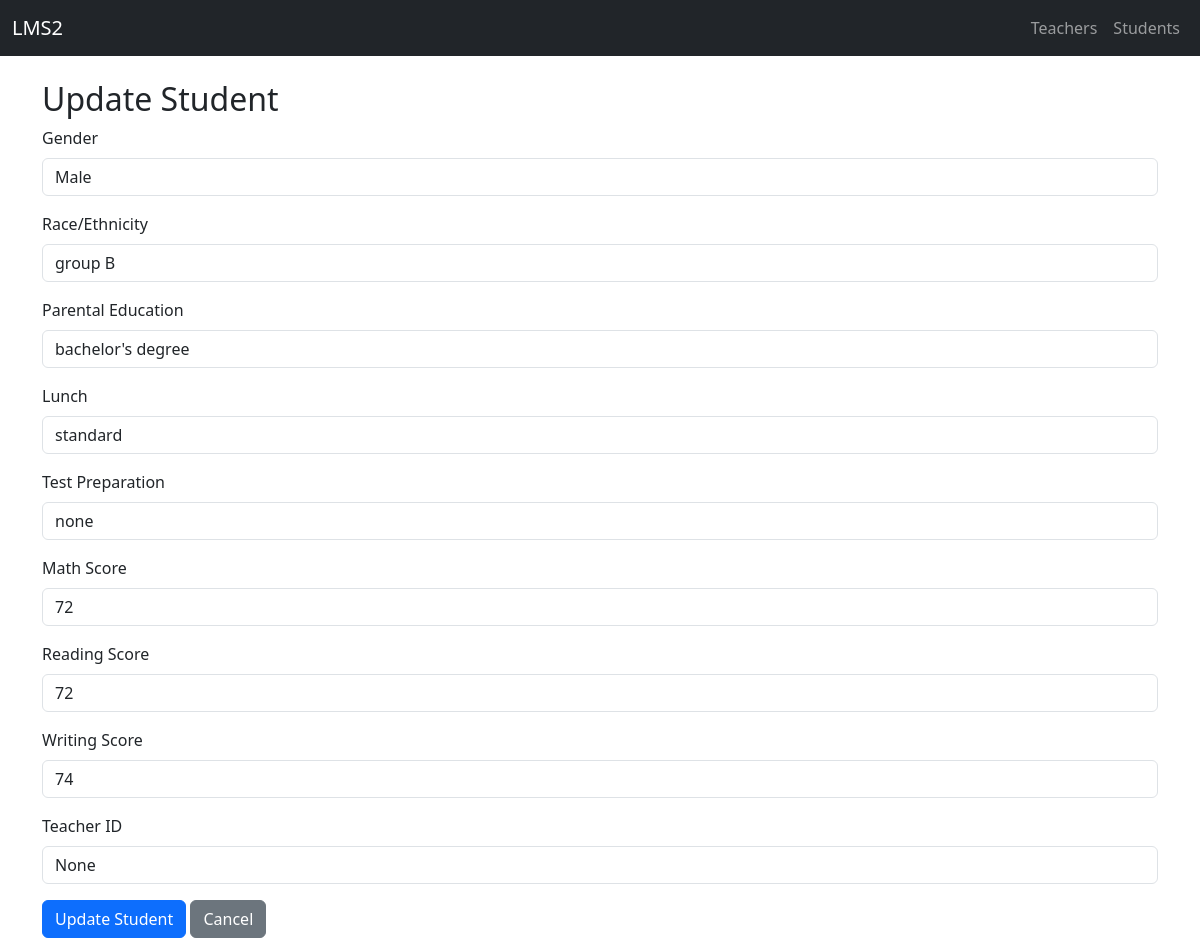
The app's page /update_student/1 with its own data.
### tables this page shows
CREATE TABLE student_records(
    id INTEGER PRIMARY KEY AUTOINCREMENT,
    gender TEXT,
    race_ethnicity TEXT,
    parental_level_of_education TEXT,
    lunch TEXT,
    test_preparation_course TEXT,
    math_score INTEGER,
    reading_score INTEGER,
    writing_score INTEGER,
    teacher_id TEXT   -- foreign key ke liye column
);

### app.py (the view, shortened to what this page needs)
@app.route("/update_student/<int:student_id>", methods=["GET", "POST"])
def update_student(student_id):
    student = query_db("SELECT * FROM student_records WHERE id=?", (student_id,), one=True)
    return render_template("update_student.html", student=student)

### app.py (called while the page is built)
def query_db(query, args=(), one=False):
    con = sqlite3.connect(DB_NAME)
    con.row_factory = sqlite3.Row  # column names enable
    cur = con.cursor()
    cur.execute(query, args)
    data = cur.fetchall()
    con.commit()
    con.close()
    if one:
        return dict(data[0]) if data else None
    else:
        return [dict(row) for row in data]

### templates/update_student.html (shortened to what this page needs)
{% extends "base.html" %}
{% block content %}
<h2>Update Student</h2>
<form method="POST">
  <div class="mb-3">
    <label class="form-label">Gender</label>
    <select name="gender" class="form-control">
      <option {% if student['gender']=="Male" %}selected{% endif %}>Male</option>
    </select>
  </div>
  <div class="mb-3">
    <label class="form-label">Race/Ethnicity</label>
    <input type="text" name="race_ethnicity" value="{{ student['race_ethnicity'] }}" class="form-control">
  </div>
  <div class="mb-3">
    <label class="form-label">Parental Education</label>
    <input type="text" name="parental_level_of_education" value="{{ student['parental_level_of_education'] }}" class="form-control">
  </div>
  <div class="mb-3">
    <label class="form-label">Lunch</label>
    <input type="text" name="lunch" value="{{ student['lunch'] }}" class="form-control">
  </div>
  <div class="mb-3">
    <label class="form-label">Test Preparation</label>
    <input type="text" name="test_preparation_course" value="{{ student['test_preparation_course'] }}" class="form-control">
  </div>
  <div class="mb-3">
    <label class="form-label">Math Score</label>
    <input type="number" name="math_score" value="{{ student['math_score'] }}" class="form-control">
  </div>
  <div class="mb-3">
    <label class="form-label">Reading Score</label>
    <input type="number" name="reading_score" value="{{ student['reading_score'] }}" class="form-control">
  </div>
  <div class="mb-3">
    <label class="form-label">Writing Score</label>
    <input type="number" name="writing_score" value="{{ student['writing_score'] }}" class="form-control">
  </div>
  <div class="mb-3">
    <label class="form-label">Teacher ID</label>
    <input type="text" name="teacher_id" value="{{ student['teacher_id'] }}" class="form-control">
  </div>
  <button type="submit" class="btn btn-primary">Update Student</button>
  <a href="{{ url_for('students') }}" class="btn btn-secondary">Cancel</a>
</form>
{% endblock %}

### records on screen
student_records: race_ethnicity "group B", parental_level_of_education "bachelor's degree", lunch "standard", test_preparation_course "none", math_score "72", reading_score "72", writing_score "74"
